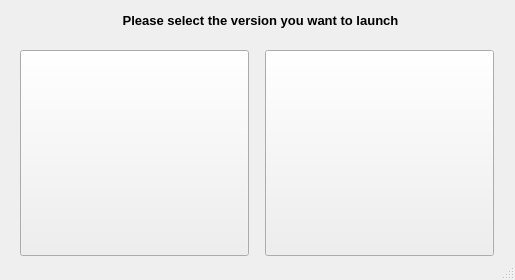
<?xml version="1.0" encoding="UTF-8"?>
<ui version="4.0">
 <class>MainWindow</class>
 <widget class="QMainWindow" name="MainWindow">
  <property name="geometry">
   <rect>
    <x>0</x>
    <y>0</y>
    <width>515</width>
    <height>280</height>
   </rect>
  </property>
  <property name="windowTitle">
   <string>BioBricks Model Generator Selector</string>
  </property>
  <widget class="QWidget" name="centralWidget">
   <widget class="QPushButton" name="behButton">
    <property name="geometry">
     <rect>
      <x>20</x>
      <y>50</y>
      <width>229</width>
      <height>206</height>
     </rect>
    </property>
    <property name="text">
     <string/>
    </property>
   </widget>
   <widget class="QLabel" name="label">
    <property name="geometry">
     <rect>
      <x>110</x>
      <y>0</y>
      <width>301</width>
      <height>41</height>
     </rect>
    </property>
    <property name="text">
     <string>&lt;!DOCTYPE HTML PUBLIC &quot;-//W3C//DTD HTML 4.0//EN&quot; &quot;http://www.w3.org/TR/REC-html40/strict.dtd&quot;&gt;
&lt;html&gt;&lt;head&gt;&lt;meta name=&quot;qrichtext&quot; content=&quot;1&quot; /&gt;&lt;style type=&quot;text/css&quot;&gt;
p, li { white-space: pre-wrap; }
&lt;/style&gt;&lt;/head&gt;&lt;body style=&quot; font-family:'MS Shell Dlg 2'; font-size:8.25pt; font-weight:400; font-style:normal;&quot;&gt;
&lt;p align=&quot;center&quot; style=&quot; margin-top:0px; margin-bottom:0px; margin-left:0px; margin-right:0px; -qt-block-indent:0; text-indent:0px;&quot;&gt;&lt;span style=&quot; font-size:10pt; font-weight:600;&quot;&gt;Please select the version you want to launch&lt;/span&gt;&lt;/p&gt;&lt;/body&gt;&lt;/html&gt;</string>
    </property>
   </widget>
   <widget class="QPushButton" name="consButton">
    <property name="geometry">
     <rect>
      <x>265</x>
      <y>50</y>
      <width>229</width>
      <height>206</height>
     </rect>
    </property>
    <property name="text">
     <string/>
    </property>
   </widget>
  </widget>
  <widget class="QStatusBar" name="statusBar"/>
 </widget>
 <layoutdefault spacing="6" margin="11"/>
 <resources/>
 <connections/>
</ui>
